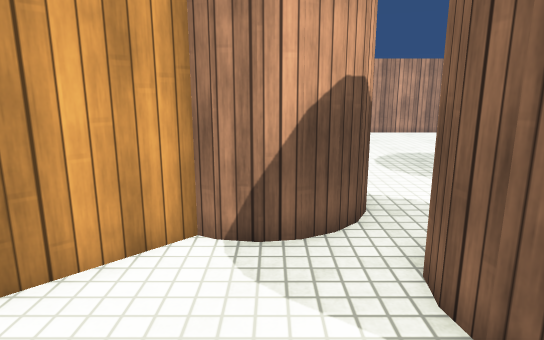
[1] (above)

17 first-person views from a walk through a scene from a Unity 3-D project. The camera is 1.3 m above the floor, tilts 12° down and sees 75° across. The floor is counted in squares, 0.5 m on a side. Each view is taken from the middle of a square. On the plan, view 1 faces up. The plan holds only what a view shows up to about 20 squares ahead; the rest is blank. The place goes on beyond the plan. Surface patterns are stand-ins for the level's own textures.

[2]
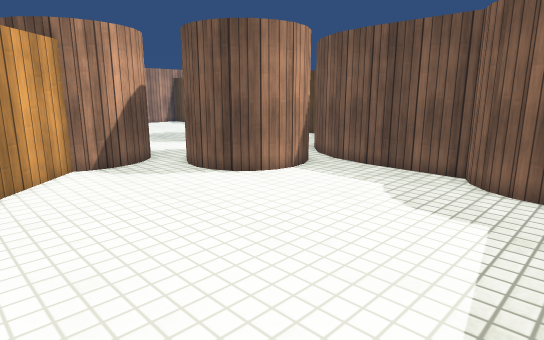

[3]
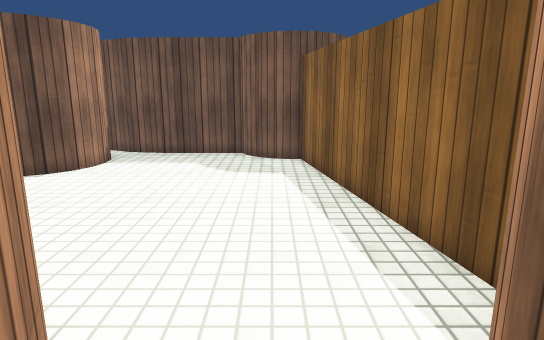

[4]
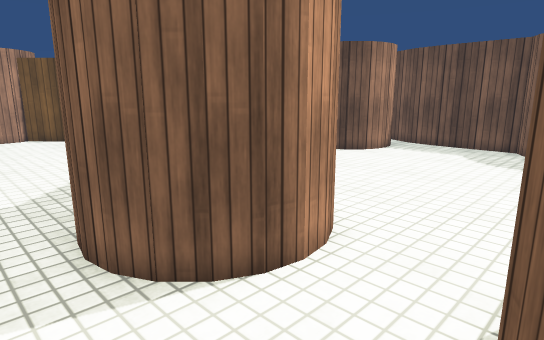

[5]
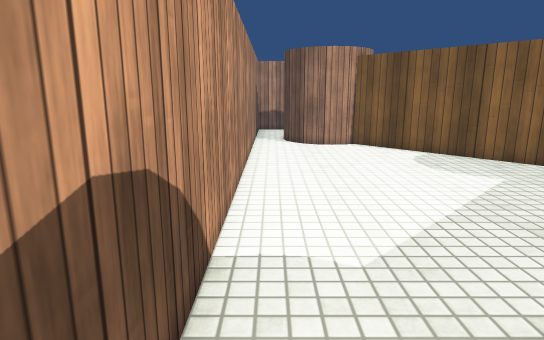

[6]
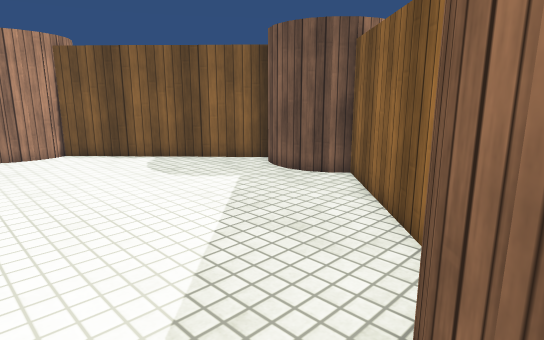

[7]
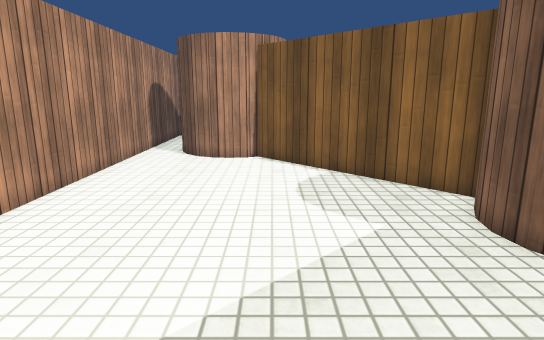

[8]
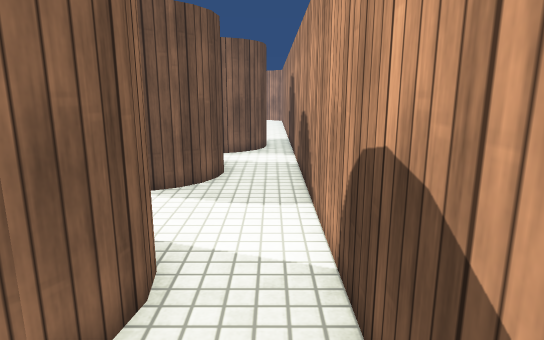

[9]
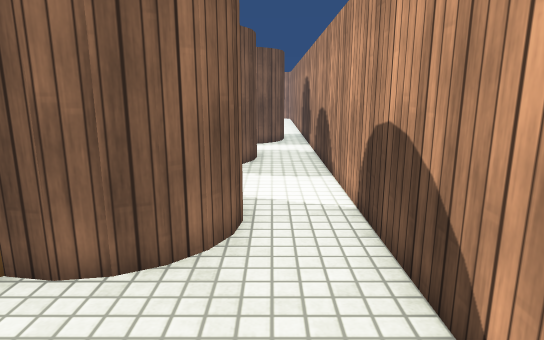

[10]
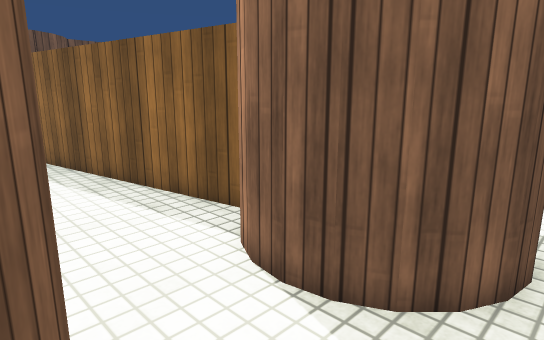

[11]
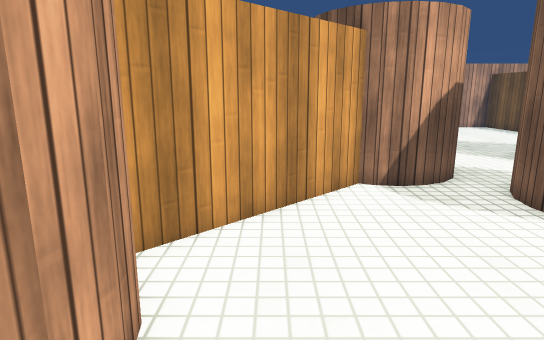

[12]
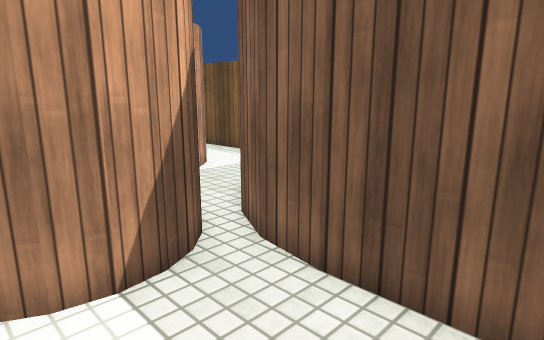

[13]
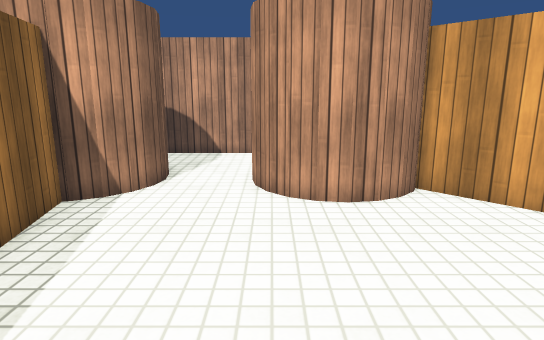

[14]
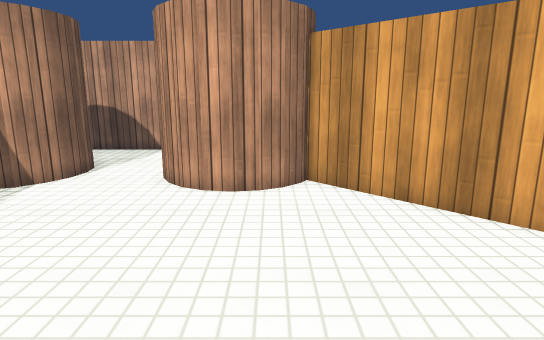

[15]
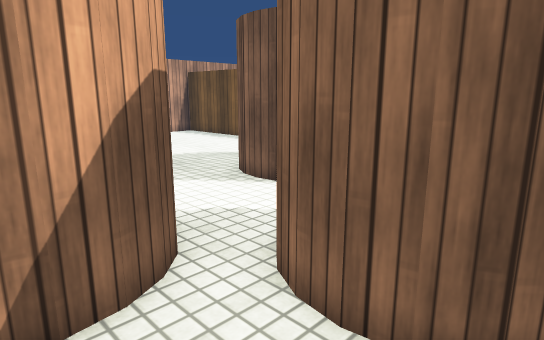

[16]
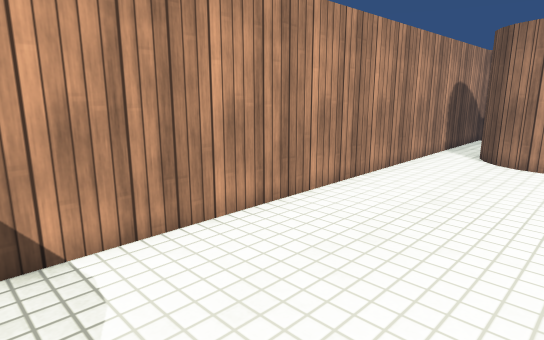

[17]
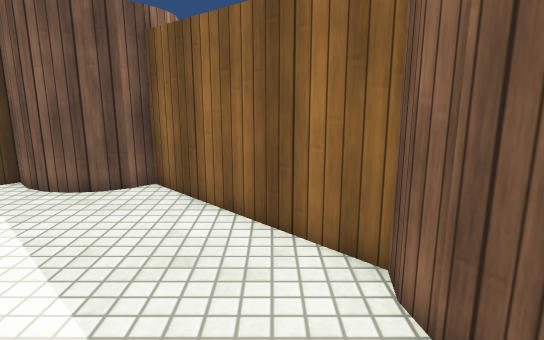

### Floor plan
Key: @ floor where view 1 was taken; # wall or solid block; . floor; T thing the floor can be seen under or through.
Columns run from 13 left of view 1 to 14 right of it. Each row starts with its distance up from view 1.
 20 #.                 ...
 19 #.#                .....
 18 #.##              .......
 17 #..####           .......
 16 #.....##          ......
 15 #......##        .......
 14 #.......##       ......
 13 #........##      ....      #
 12 #.........##    ....#      #
 11 #..........##   ....#     .#
 10 #..........#    ....#    ..#
  9 #.........##    ....   ##..
  8 #.........##   T...    #..
  7 #..........#  TT..     ..
  6 #..........###T.T     ...
  5 #.........##...TT    ..
  4 #........##....T     .#
  3 #.......##.....##   TT#
  2 #......##.......###TTT
  1 #...####............#
  0 #..##  #.....@......#
 -1 #..#   #............#
 -2 #..#   #............#
 -3 #..#####............#
 -4 #....##............##
 -5 #..................#
 -6 #....##..........###
 -7 #..#####....######
 -8 #..#   ######

Positions as (right, up) in squares from view 1, and headings:
1: (0, 0), facing up
2: (-5, -7), facing up-right
3: (-9, -5), facing right
4: (-12, -7), facing up-right
5: (-12, -2), facing up
6: (-12, 0), facing up-right
7: (-7, 2), facing up
8: (-12, 3), facing down
9: (-11, 6), facing down
10: (-11, -3), facing down-right
11: (-4, -4), facing up
12: (3, -3), facing up-right
13: (3, -3), facing left
14: (4, 0), facing left
15: (-1, 2), facing up-right
16: (-7, 2), facing up-left
17: (-12, 3), facing right
